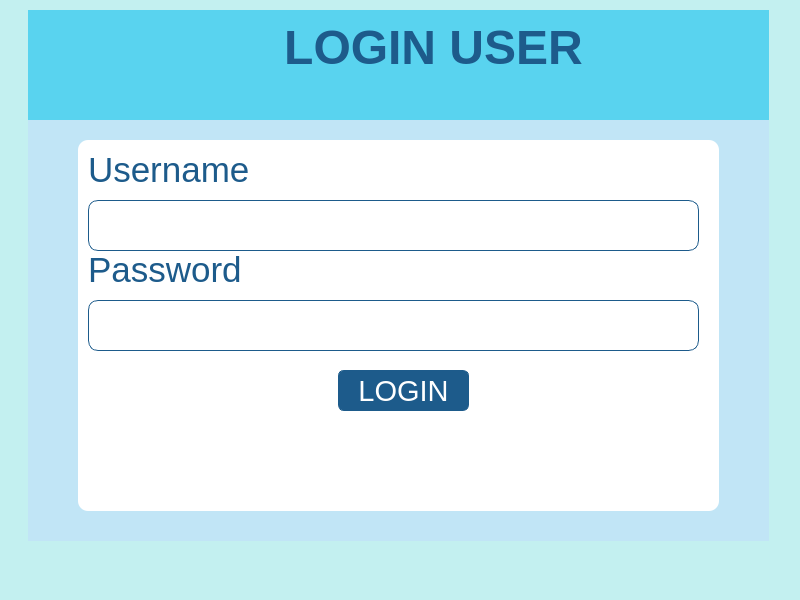
<?xml version="1.0" encoding="UTF-8"?>
<ui version="4.0">
 <class>loginuser</class>
 <widget class="QMainWindow" name="loginuser">
  <property name="geometry">
   <rect>
    <x>0</x>
    <y>0</y>
    <width>800</width>
    <height>600</height>
   </rect>
  </property>
  <property name="windowTitle">
   <string>MainWindow</string>
  </property>
  <property name="styleSheet">
   <string notr="true">background-color: #C3F0F0;</string>
  </property>
  <widget class="QWidget" name="centralwidget">
   <widget class="QWidget" name="widget" native="true">
    <property name="geometry">
     <rect>
      <x>28</x>
      <y>10</y>
      <width>741</width>
      <height>531</height>
     </rect>
    </property>
    <widget class="QWidget" name="widget_3" native="true">
     <property name="geometry">
      <rect>
       <x>0</x>
       <y>110</y>
       <width>751</width>
       <height>421</height>
      </rect>
     </property>
     <property name="styleSheet">
      <string notr="true">background-color : #C1E5F6;</string>
     </property>
     <widget class="QWidget" name="widget_4" native="true">
      <property name="geometry">
       <rect>
        <x>50</x>
        <y>20</y>
        <width>641</width>
        <height>371</height>
       </rect>
      </property>
      <property name="styleSheet">
       <string notr="true">background-color :#ffffff;
border-radius: 10px;</string>
      </property>
      <widget class="QLabel" name="label_2">
       <property name="geometry">
        <rect>
         <x>10</x>
         <y>10</y>
         <width>181</width>
         <height>41</height>
        </rect>
       </property>
       <property name="font">
        <font>
         <pointsize>26</pointsize>
         <bold>false</bold>
        </font>
       </property>
       <property name="styleSheet">
        <string notr="true">color : #1D5B8B;</string>
       </property>
       <property name="text">
        <string>Username</string>
       </property>
       <property name="alignment">
        <set>Qt::AlignmentFlag::AlignLeading|Qt::AlignmentFlag::AlignLeft|Qt::AlignmentFlag::AlignTop</set>
       </property>
      </widget>
      <widget class="QLabel" name="label_3">
       <property name="geometry">
        <rect>
         <x>10</x>
         <y>110</y>
         <width>181</width>
         <height>41</height>
        </rect>
       </property>
       <property name="font">
        <font>
         <pointsize>26</pointsize>
         <bold>false</bold>
        </font>
       </property>
       <property name="styleSheet">
        <string notr="true">color : #1D5B8B;</string>
       </property>
       <property name="text">
        <string>Password</string>
       </property>
       <property name="alignment">
        <set>Qt::AlignmentFlag::AlignLeading|Qt::AlignmentFlag::AlignLeft|Qt::AlignmentFlag::AlignTop</set>
       </property>
      </widget>
      <widget class="QPushButton" name="pushButton">
       <property name="geometry">
        <rect>
         <x>260</x>
         <y>230</y>
         <width>131</width>
         <height>41</height>
        </rect>
       </property>
       <property name="font">
        <font>
         <pointsize>22</pointsize>
         <bold>false</bold>
        </font>
       </property>
       <property name="styleSheet">
        <string notr="true">QPushButton {
    border: 1px solid #1D5B8B;     /* warna garis */
    border-radius: 6px;            /* sudut tombol membulat */
    background-color: #1D5B8B;       /* warna latar tombol */
    color: white;                /* warna teks */
    padding: 5px 10px;
}

QPushButton:hover {
    background-color: white;     /* saat mouse diarahkan */
    color: #1D5B8B;
}
</string>
       </property>
       <property name="text">
        <string>LOGIN</string>
       </property>
      </widget>
      <widget class="QLineEdit" name="loginuserusername">
       <property name="geometry">
        <rect>
         <x>10</x>
         <y>60</y>
         <width>611</width>
         <height>51</height>
        </rect>
       </property>
       <property name="font">
        <font>
         <pointsize>16</pointsize>
        </font>
       </property>
       <property name="styleSheet">
        <string notr="true">border: 1px solid #1D5B8B;
border-radius: 10px;
</string>
       </property>
      </widget>
      <widget class="QLineEdit" name="loginuserpassword">
       <property name="geometry">
        <rect>
         <x>10</x>
         <y>160</y>
         <width>611</width>
         <height>51</height>
        </rect>
       </property>
       <property name="font">
        <font>
         <pointsize>16</pointsize>
        </font>
       </property>
       <property name="styleSheet">
        <string notr="true">border: 1px solid #1D5B8B;
border-radius: 10px;
</string>
       </property>
       <property name="echoMode">
        <enum>QLineEdit::EchoMode::Password</enum>
       </property>
      </widget>
     </widget>
    </widget>
    <widget class="QWidget" name="widget_2" native="true">
     <property name="geometry">
      <rect>
       <x>0</x>
       <y>0</y>
       <width>741</width>
       <height>141</height>
      </rect>
     </property>
     <property name="styleSheet">
      <string notr="true">background-color : #59D3EF;</string>
     </property>
     <widget class="QLabel" name="label">
      <property name="geometry">
       <rect>
        <x>250</x>
        <y>10</y>
        <width>311</width>
        <height>71</height>
       </rect>
      </property>
      <property name="font">
       <font>
        <pointsize>36</pointsize>
        <bold>true</bold>
       </font>
      </property>
      <property name="styleSheet">
       <string notr="true">color : #1D5B8B;</string>
      </property>
      <property name="text">
       <string>LOGIN USER</string>
      </property>
      <property name="alignment">
       <set>Qt::AlignmentFlag::AlignHCenter|Qt::AlignmentFlag::AlignTop</set>
      </property>
     </widget>
    </widget>
    <zorder>widget_2</zorder>
    <zorder>widget_3</zorder>
   </widget>
  </widget>
  <widget class="QMenuBar" name="menubar">
   <property name="geometry">
    <rect>
     <x>0</x>
     <y>0</y>
     <width>800</width>
     <height>22</height>
    </rect>
   </property>
  </widget>
  <widget class="QStatusBar" name="statusbar"/>
 </widget>
 <resources/>
 <connections/>
</ui>
